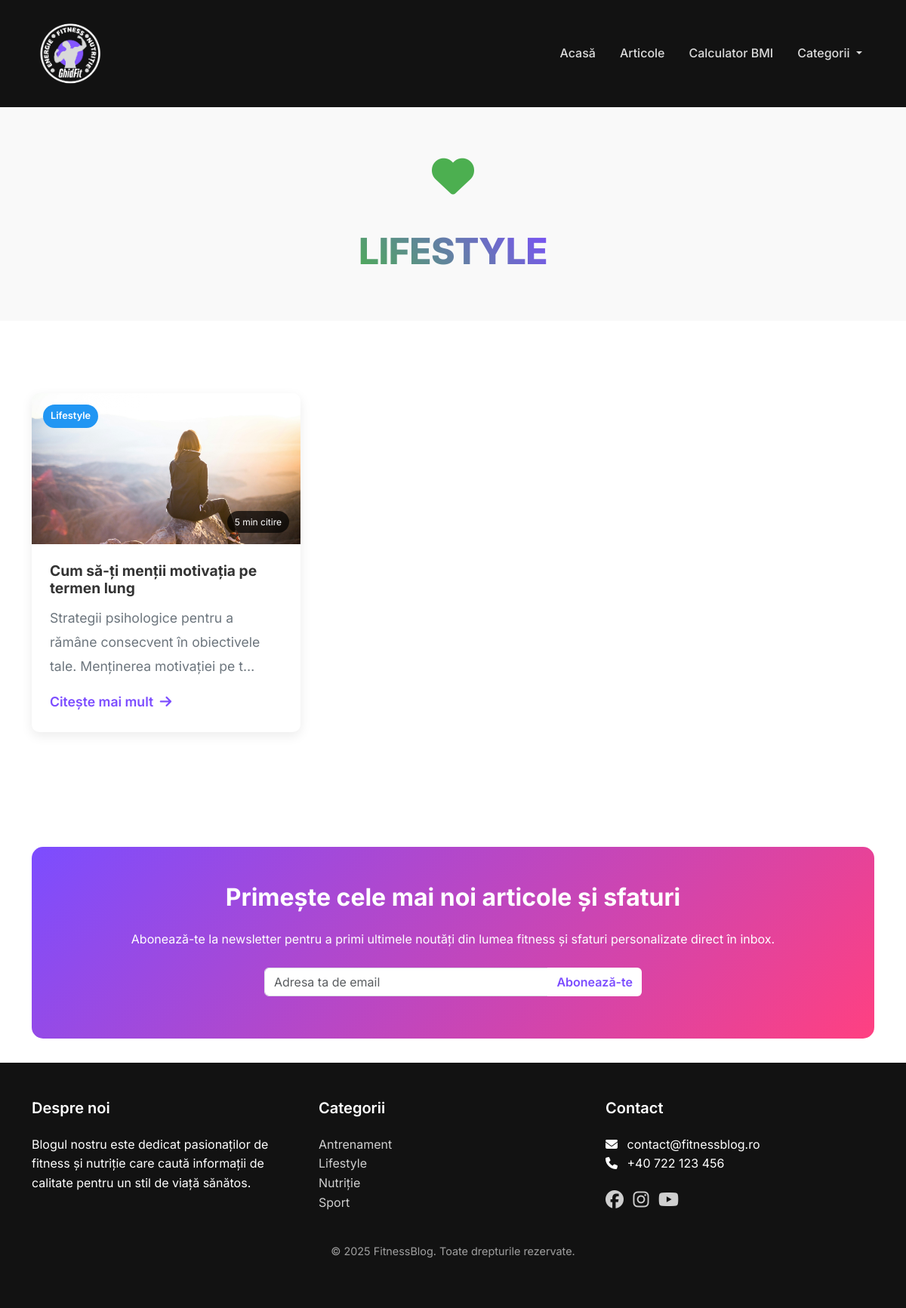
The page /categorie/lifestyle/ on the database its author committed.
### blog/models.py (models this page shows, shortened)
class Category(models.Model):
    name = models.CharField(max_length=100, verbose_name='Nume')
    slug = models.SlugField(unique=True, verbose_name='Slug')
    icon = models.CharField(max_length=50, blank=True, null=True, verbose_name='Iconiță FontAwesome')
    class Meta:
        verbose_name = 'Categorie'
        verbose_name_plural = 'Categorii'
        ordering = ['name']

class Article(models.Model):
    title = models.CharField(max_length=200, verbose_name='Titlu')
    slug = models.SlugField(unique=True, verbose_name='Slug')
    content = RichTextField(verbose_name='Conținut')
    featured_image = models.ImageField(upload_to='articles/', verbose_name='Imagine principală')
    category = models.ForeignKey(Category, on_delete=models.CASCADE, related_name='articles', verbose_name='Categorie')
    created_at = models.DateTimeField(auto_now_add=True, verbose_name='Data creării')
    updated_at = models.DateTimeField(auto_now=True, verbose_name='Data actualizării')
    read_time = models.IntegerField(default=5, verbose_name='Timp de citire (minute)')
    meta_title = models.CharField(max_length=200, blank=True, verbose_name='Titlu Meta')
    meta_description = models.TextField(blank=True, verbose_name='Descriere Meta')
    meta_keywords = models.CharField(max_length=200, blank=True, verbose_name='Cuvinte cheie Meta')
    class Meta:
        verbose_name = 'Articol'
        verbose_name_plural = 'Articole'
        ordering = ['-created_at']

### blog/views.py (the view)
# urls.py: path('categorie/<slug:slug>/', views.category_articles, name='category_articles'),
def category_articles(request, slug):
    category = get_object_or_404(
        Category.objects.annotate(articles_count=Count('articles')).filter(articles_count__gt=0),
        slug=slug
    )
    articles_list = category.articles.order_by('-created_at')
    paginator = Paginator(articles_list, 9)
    page_number = request.GET.get('page')
    articles = paginator.get_page(page_number)
    context = {
        'category': category,
        'articles': articles,
        'adsense_locations': {
            ad.name: ad.ad_code for ad in AdSenseLocation.objects.filter(is_active=True)
        },
    }
    return render(request, 'blog/category_articles.html', context)

### blog/context_processors.py (called while the page is built)
def global_context(request):
    categories = Category.objects.annotate(
        articles_count=Count('articles')
    ).filter(articles_count__gt=0)
    adsense_locations = {
        ad.name: ad.ad_code for ad in AdSenseLocation.objects.filter(is_active=True)
    }
    return {
        'categories': categories,
        'adsense_locations': adsense_locations
    }

### templates/blog/category_articles.html (shortened to what this page needs)
{% extends 'blog/base.html' %}
{% load static %}
{% block content %}
<section class="category-header py-5">
    <div class="container">
        <div class="row">
            <div class="col-lg-8 mx-auto text-center">
                <div class="category-icon">
                    {% if category.icon %}
                    <i class="fas {{ category.icon }}"></i>
                    {% endif %}
                </div>
                <h1 class="category-title">{{ category.name }}</h1>
            </div>
        </div>
    </div>
</section>
<section class="articles-grid-section py-5">
    <div class="container">
        <div class="row">
            {% for article in articles %}
            <div class="col-md-4 mb-4">
                <div class="article-card">
                    <div class="article-img">
                        <img src="{{ article.featured_image.url }}" alt="{{ article.title }}">
                        <div class="article-category {{ article.category.slug }}">{{ article.category.name }}</div>
                        <div class="article-time">{{ article.read_time }} min citire</div>
                    </div>
                    <div class="article-content">
                        <h3 class="article-title"><a href="{% url 'blog:article_detail' article.slug %}">{{ article.title }}</a></h3>
                        <p class="article-excerpt">{{ article.content|truncatechars:100 }}</p>
                        <a href="{% url 'blog:article_detail' article.slug %}" class="read-more">Citește mai mult <i class="fas fa-arrow-right ms-1"></i></a>
                    </div>
                </div>
            </div>
            {% empty %}
            <div class="col-12 text-center py-5">
                <p>Nu există articole în această categorie momentan.</p>
            </div>
            {% endfor %}
        </div>
    </div>
</section>
{% endblock %}

### templates/blog/base.html (shortened to what this page needs)
<!DOCTYPE html>
<html lang="ro">
<head>
    <link rel="stylesheet" href="https://cdnjs.cloudflare.com/ajax/libs/font-awesome/6.5.1/css/all.min.css">
    <link href="https://cdn.jsdelivr.net/npm/bootstrap@5.3.2/dist/css/bootstrap.min.css" rel="stylesheet">
    {% load static %}
    <link rel="stylesheet" href="{% static 'css/styles.css' %}">
</head>
<body>
    <header class="header">
        <nav class="navbar navbar-expand-lg navbar-dark">
            <div class="container">
                <a class="navbar-brand mx-auto order-0" href="{% url 'blog:home' %}">
                    <picture>
                        <source srcset="{% static 'images/logo.webp' %}" type="image/webp">
                        <img src="{% static 'images/logo.webp' %}" alt="GhidFit" class="navbar-logo">
                    </picture>
                </a>
                <div class="collapse navbar-collapse order-2" id="navbarNav">
                    <ul class="navbar-nav ms-auto">
                        <li class="nav-item">
                            <a class="nav-link" href="{% url 'blog:home' %}">Acasă</a>
                        </li>
                        <li class="nav-item">
                            <a class="nav-link" href="{% url 'blog:all_articles' %}">Articole</a>
                        </li>
                        <li class="nav-item">
                            <a class="nav-link" href="{% url 'blog:bmi_calculator' %}">Calculator BMI</a>
                        </li>
                        <li class="nav-item dropdown">
                            <a class="nav-link dropdown-toggle" href="#" id="navbarDropdown" role="button" data-bs-toggle="dropdown" aria-expanded="false">
                                Categorii
                            </a>
                        </li>
                    </ul>
                </div>
            </div>
        </nav>
    </header>
    <main>
        {% block content %}{% endblock %}
    </main>
    <section class="newsletter-section">
        <div class="container">
            <div class="newsletter-container py-5 px-4">
                <div class="row">
                    <div class="col-lg-12 text-center">
                        <h2 class="section-title">Primește cele mai noi articole și sfaturi</h2>
                        <p class="mb-4">Abonează-te la newsletter pentru a primi ultimele noutăți din lumea fitness și sfaturi personalizate direct în inbox.</p>
                        <form id="newsletter-form" class="newsletter-form">
                            <div class="input-group">
                                <input type="email" class="form-control" id="email" name="email" placeholder="Adresa ta de email" required>
                                <button type="submit" class="btn subscribe-btn">Abonează-te</button>
                            </div>
                        </form>
                    </div>
                </div>
            </div>
        </div>
    </section>
    <footer class="footer py-5">
        <div class="container">
            <div class="row">
                <div class="col-md-4">
                    <h5>Despre noi</h5>
                    <p>Blogul nostru este dedicat pasionaților de fitness și nutriție care caută informații de calitate pentru un stil de viață sănătos.</p>
                </div>
                <div class="col-md-4">
                    <h5>Categorii</h5>
                    <ul class="list-unstyled">
                        {% for category in categories %}
                            <li><a href="{% url 'blog:category_articles' category.slug %}">{{ category.name }}</a></li>
                        {% endfor %}
                    </ul>
                </div>
                <div class="col-md-4">
                    <h5>Contact</h5>
                    <ul class="list-unstyled">
                        <li><i class="fas fa-envelope me-2"></i> contact@fitnessblog.ro</li>
                        <li><i class="fas fa-phone me-2"></i> +40 722 123 456</li>
                    </ul>
                    <div class="social-icons mt-3">
                        <a href="#" class="me-2"><i class="fab fa-facebook"></i></a>
                        <a href="#" class="me-2"><i class="fab fa-instagram"></i></a>
                        <a href="#" class="me-2"><i class="fab fa-youtube"></i></a>
                    </div>
                </div>
            </div>
            <div class="row mt-4">
                <div class="col-md-12 text-center">
                    <p class="copyright">© 2025 FitnessBlog. Toate drepturile rezervate.</p>
                </div>
            </div>
        </div>
    </footer>
</body>
</html>

### static/css/styles.css (style rules this page uses)
:root { --primary-color: #7c4dff; --primary-hover: #6a3ff5; --secondary-color: #ff4081; --secondary-hover: #f50057; --text-color: #333; --light-text: #fff; --dark-bg: #121212; --light-bg: #f9f9f9; --gray-color: #6c757d; --border-color: #e9ecef; --antrenament-color: #ff5722; --nutritie-color: #4caf50; --lifestyle-color: #2196f3; }
body { font-family: 'Inter', sans-serif; color: var(--text-color); line-height: 1.6; background-color: #fff; }
a { color: var(--primary-color); text-decoration: none; transition: all 0.3s ease; }
.section-title { font-weight: 700; margin-bottom: 1.5rem; }
.header { background-color: var(--dark-bg); }
.navbar-dark { padding: 1rem 0; }
.navbar-logo { height: 100px; width: auto; }
.navbar-dark .navbar-nav .nav-link { color: rgba(255, 255, 255, 0.85); font-weight: 500; padding: 0.5rem 1rem; }
.navbar-brand { font-family: 'Inter', sans-serif; font-weight: 700; font-size: 1.5rem; letter-spacing: -0.5px; }
.article-card { border-radius: 10px; overflow: hidden; box-shadow: 0 5px 15px rgba(0, 0, 0, 0.08); transition: all 0.3s ease; height: 100%; display: flex; flex-direction: column; background-color: white; }
.article-img { position: relative; height: 200px; }
.article-img img { width: 100%; height: 100%; object-fit: cover; }
.article-category { position: absolute; top: 15px; left: 15px; background-color: var(--primary-color); color: white; padding: 5px 10px; border-radius: 20px; font-size: 0.8rem; font-weight: 600; }
.article-category.lifestyle { background-color: var(--lifestyle-color); }
.article-time { position: absolute; bottom: 15px; right: 15px; background-color: rgba(0, 0, 0, 0.7); color: white; padding: 5px 10px; border-radius: 20px; font-size: 0.75rem; }
.article-content { padding: 1.5rem; flex: 1; display: flex; flex-direction: column; }
.article-title { font-size: 1.2rem; font-weight: 700; margin-bottom: 0.75rem; }
.article-title a { color: var(--text-color); }
.article-excerpt { color: var(--gray-color); margin-bottom: 1rem; flex-grow: 1; }
.read-more { font-weight: 600; color: var(--primary-color); margin-top: auto; }
.newsletter-section { padding: 2rem 0; }
.newsletter-container { background: linear-gradient(135deg, var(--primary-color), var(--secondary-color)); border-radius: 15px; color: white; }
.newsletter-form { max-width: 500px; margin: 0 auto; }
.subscribe-btn { background-color: white; color: var(--primary-color); font-weight: 600; border: none; transition: all 0.3s ease; }
.footer { background-color: var(--dark-bg); color: white; }
.footer h5 { color: white; font-weight: 600; margin-bottom: 1.5rem; }
.footer a { color: rgba(255, 255, 255, 0.8); transition: all 0.3s ease; }
.footer .social-icons a { font-size: 1.5rem; margin-right: 1rem; }
.copyright { color: rgba(255, 255, 255, 0.6); font-size: 0.9rem; }
.article-content { font-size: 1.1rem; line-height: 1.8; }
.category-header, .page-header { background-color: var(--light-bg); padding: 3rem 0; }
.category-icon { font-size: 3rem; margin-bottom: 1rem; color: var(--primary-color); }
.category-title, .page-title { font-size: 2.5rem; font-weight: 700; margin-bottom: 1rem; }
.category-header { padding: 4rem 0; background-color: var(--light-bg); text-align: center; }
.category-icon { font-size: 3.5rem; margin-bottom: 1.5rem; color: var(--nutritie-color); text-align: center; }
.category-icon i { display: inline-block; }
.category-title { font-family: 'Inter', sans-serif; font-weight: 800; font-size: 3rem; letter-spacing: -0.5px; margin: 0 auto 1rem auto; background: linear-gradient(45deg, var(--nutritie-color), var(--primary-color)); -webkit-background-clip: text; background-clip: text; -webkit-text-fill-color: transparent; text-transform: uppercase; text-align: center; display: table; padding: 0 15px; }

### rows shown on the page
Category: name "LIFESTYLE", name "Lifestyle"
Article: featured_image (placeholder picture), category.name "Lifestyle", read_time "5", title "Cum să-ți menții motivația pe termen lung", content "Strategii psihologice pentru a rămâne consecvent în obiectivele tale. Menținerea motivației pe t…"
Category: name "Antrenament"
Category: name "Nutriție"
Category: name "Sport"
